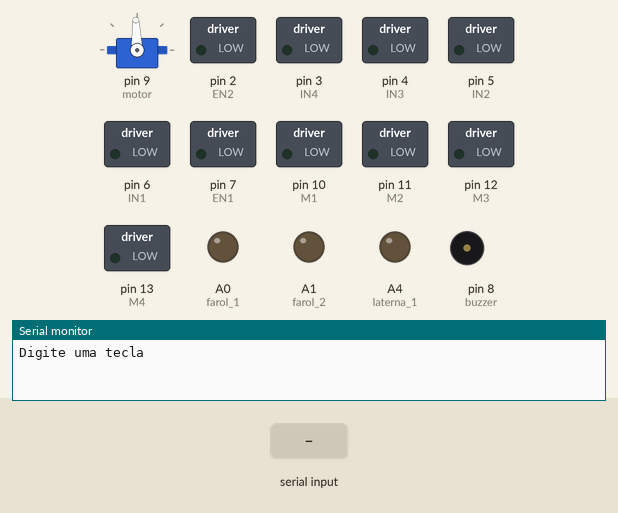
This sketch was run on a simulated Arduino Uno, built with avr-gcc and run on an emulated ATmega328P. Shown: servo, switched loads named in the sketch (green lamp = pin HIGH), output pins drawn as LEDs (lit = HIGH), buzzer (waves = sounding, pin HIGH), the last lines printed to the serial monitor. Inputs (shaded band) come from the test bench.

Above: at 1.2 s.
1.3 s: "V" received over Serial
At 1.42 s:
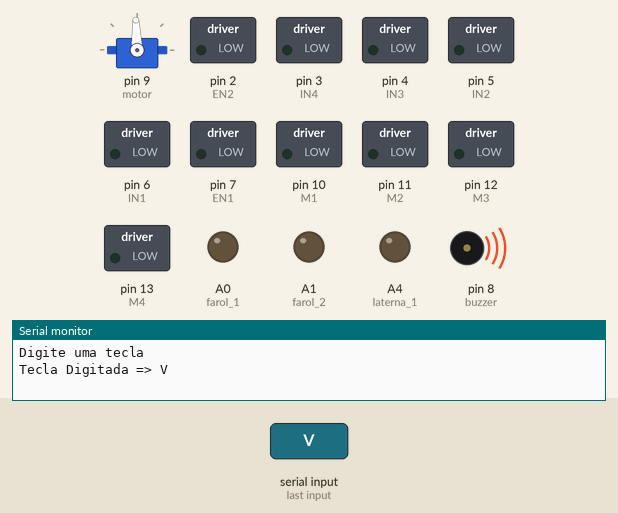
4.3 s: byte 73 ('I') received over Serial
At 5.5 s:
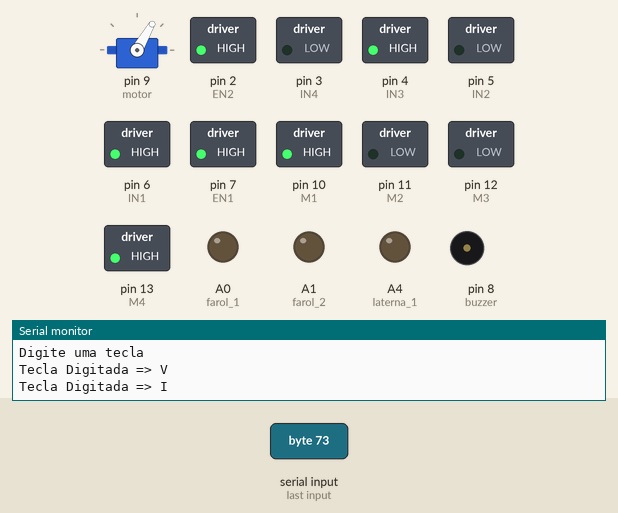
5.8 s: byte 83 ('S') received over Serial
At 6.7 s:
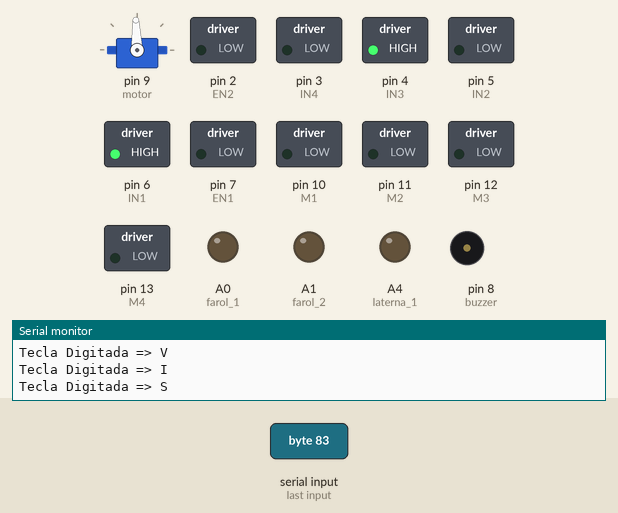
7.3 s: byte 71 ('G') received over Serial
At 7.8 s:
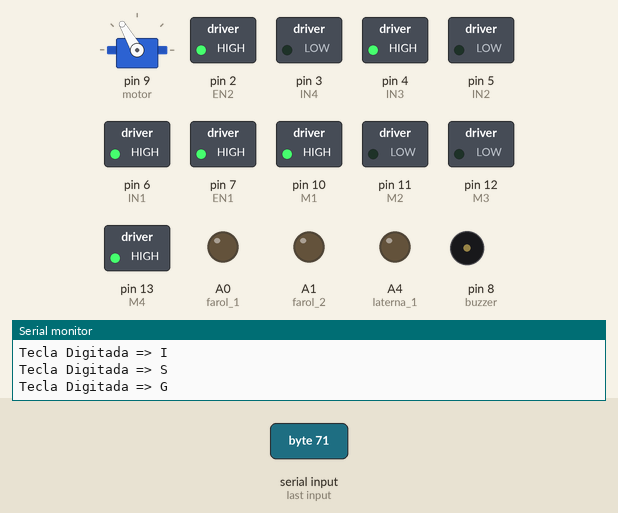
8.8 s: byte 74 ('J') received over Serial
At 10.0 s:
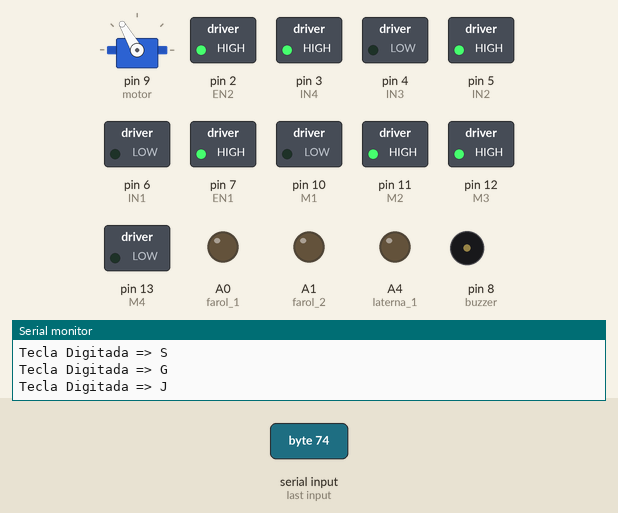
10.3 s: byte 72 ('H') received over Serial
At 11.3 s:
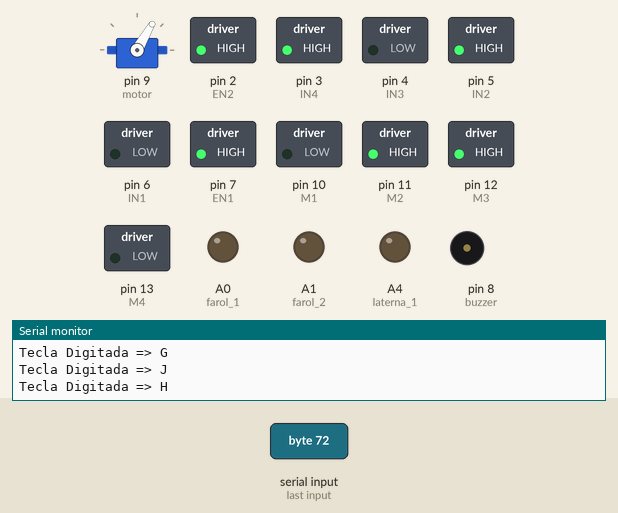
Timing chart, 0 to 12.8 s (numbered marks = the images above; inputs shaded):
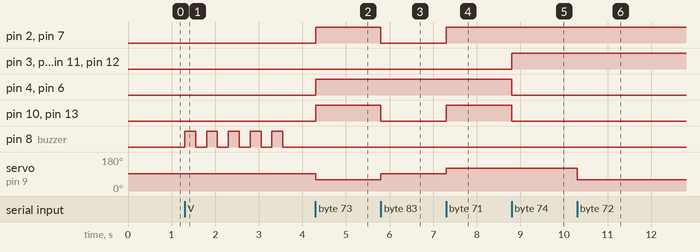

The sketch:

Carrinho.ino
```cpp
#include <Servo.h>

/*
  *@Author:  Lucas Batista Latorre
  *Created: 06/04/2018 at 04:15 P.M.
  *Modified: 13/04/2018 at 05:12 P.M.

*/

char leitura;
int farol_1 = A0;
int farol_2 = A1;
int laterna_1 = A4;
int laterna_2 = A5;
int IN4 = 3;
int IN3 = 4;
int EN2 = 2;
int EN1 = 7;
int IN2 = 5;
int IN1 = 6;
int buzzer = 8;
int M1 = 10;
int M2 = 11;
int M3 = 12;
int M4 = 13;

// Define Servo Motor
Servo motor;

void setup (){
  Serial.begin(9600);
  pinMode(farol_1, OUTPUT);
  pinMode(farol_2, OUTPUT);
  pinMode(laterna_1, OUTPUT);
  pinMode(laterna_2, OUTPUT);
  pinMode(buzzer, OUTPUT);
  pinMode(M1, OUTPUT);
  pinMode(M2, OUTPUT);
  pinMode(M3, OUTPUT);
  pinMode(M4, OUTPUT);
  pinMode(IN1, OUTPUT);
  pinMode(IN2, OUTPUT);
  pinMode(IN3, OUTPUT);
  pinMode(IN4, OUTPUT);
  pinMode(EN1, OUTPUT);
  pinMode(EN2, OUTPUT);
  motor.attach(9);
  Serial.println("Digite uma tecla");
  motor.write(92);
}

void loop (){
  if(Serial.available()>0){
    leitura=Serial.read();
    Serial.print("Tecla Digitada => ");
    Serial.println(leitura);
    switch(leitura){
      case 'W':
        digitalWrite(farol_1, HIGH);
        digitalWrite(farol_2, HIGH);
        break;
      case 'w':
        digitalWrite(farol_1, LOW);
        digitalWrite(farol_2, LOW);
        break;
      case 'U':
        digitalWrite(laterna_1, HIGH);
        digitalWrite(laterna_2, HIGH);
        break;
      case 'u':
        digitalWrite(laterna_1, LOW);
        digitalWrite(laterna_2, LOW);
        break;
      case 'V':
        for(int contador=0; contador<5; contador++){
          digitalWrite(buzzer, HIGH);
          delay(250);
          digitalWrite(buzzer, LOW);
          delay(250);
        }
        break;
      case 'X':
        for(int i=0; i<5; i++){
          digitalWrite(farol_1, HIGH);
          digitalWrite(farol_2, HIGH);
          digitalWrite(laterna_1, HIGH);
          digitalWrite(laterna_2, HIGH);
          delay(250);
          digitalWrite(farol_1, LOW);
          digitalWrite(farol_2, LOW);
          digitalWrite(laterna_1, LOW);
          digitalWrite(laterna_2, LOW);
          delay(250);
        }
        break;

      case 'F':
      // Servo Motor
        motor.write(92);
      // RIGHT Engine
        digitalWrite(EN1, 1);
        digitalWrite(IN1, 1);
        digitalWrite(IN2, 0);
        digitalWrite(M1, 1);
        digitalWrite(M2, 0);
      // LEFT Engine
        digitalWrite(EN2, 1);
        digitalWrite(IN3, 1);
        digitalWrite(IN4, 0);
        digitalWrite(M3, 0);
        digitalWrite(M4, 1);
        break;


      case 'R':
      // Servo Motor
        motor.write(50);
        break;

      case 'L':
      // Servo Motor
        motor.write(100);
        break;

      case 'B':
      // Servo Motor
        motor.write(92);
      // RIGHT Engine
        digitalWrite(EN1, 1);
        digitalWrite(IN1, 0);
        digitalWrite(IN2, 1);
        digitalWrite(M1, 0);
        digitalWrite(M2, 1);
      // LEFT Engine
        digitalWrite(EN2, 1);
        digitalWrite(IN3, 0);
        digitalWrite(IN4, 1);
        digitalWrite(M3, 1);
        digitalWrite(M4, 0);
        break;

      case 'S':
      // Servo Motor
        motor.write(92);
      // Stop Engines
        digitalWrite(EN1, 0);
        digitalWrite(M1, 0);
        digitalWrite(M2, 0);
        digitalWrite(EN2, 0);
        digitalWrite(M3, 0);
        digitalWrite(M4, 0);
        break;

      case 'I':
      // Servo Motor
        motor.write(60);
      // RIGHT Engine
        digitalWrite(EN1, 1);
        digitalWrite(IN1, 1);
        digitalWrite(IN2, 0);
        digitalWrite(M1, 1);
        digitalWrite(M2, 0);
      // LEFT Engine
        digitalWrite(EN2, 1);
        digitalWrite(IN3, 1);
        digitalWrite(IN4, 0);
        digitalWrite(M3, 0);
        digitalWrite(M4, 1);
        break;

      case 'G':
      // Servo Motor
        motor.write(120);
      // RIGHT Engine
        digitalWrite(EN1, 1);
        digitalWrite(IN1, 1);
        digitalWrite(IN2, 0);
        digitalWrite(M1, 1);
        digitalWrite(M2, 0);
      // LEFT Engine
        digitalWrite(EN2, 1);
        digitalWrite(IN3, 1);
        digitalWrite(IN4, 0);
        digitalWrite(M3, 0);
        digitalWrite(M4, 1);
        break;

      case 'J':
      // Servo Motor
        motor.write(120);
      // RIGHT Engine
        digitalWrite(EN1, 1);
        digitalWrite(IN1, 0);
        digitalWrite(IN2, 1);
        digitalWrite(M1, 0);
        digitalWrite(M2, 1);
      // LEFT Engine
        digitalWrite(EN2, 1);
        digitalWrite(IN3, 0);
        digitalWrite(IN4, 1);
        digitalWrite(M3, 1);
        digitalWrite(M4, 0);
        break;

      case 'H':
      // Servo Motor
        motor.write(60);
      // RIGHT Engine
        digitalWrite(EN1, 1);
        digitalWrite(IN1, 0);
        digitalWrite(IN2, 1);
        digitalWrite(M1, 0);
        digitalWrite(M2, 1);
      // LEFT Engine
        digitalWrite(EN2, 1);
        digitalWrite(IN3, 0);
        digitalWrite(IN4, 1);
        digitalWrite(M3, 1);
        digitalWrite(M4, 0);
        break;

    }
  }
}
```

Measured:
- after the input at 1.3 s, pin 8 (buzzer): alternates HIGH for 0.25 s and LOW for 0.25 s, 10 changes in all, then stays LOW, starting at once
- after the input at 4.3 s, pin 2 (EN2), pin 4 (IN3), pin 6 (IN1), pin 7 (EN1), pin 10 (M1), pin 13 (M4): LOW → HIGH at once; servo on pin 9 (motor): 92° → 60° at once
- after the input at 5.8 s, pin 2 (EN2), pin 7 (EN1), pin 10 (M1), pin 13 (M4): HIGH → LOW at once; servo on pin 9 (motor): 60° → 92° at once
- after the input at 7.3 s, pin 2 (EN2), pin 7 (EN1), pin 10 (M1), pin 13 (M4): LOW → HIGH at once; servo on pin 9 (motor): 92° → 120° at once
- after the input at 8.8 s, pin 3 (IN4), pin 5 (IN2), pin 11 (M2), pin 12 (M3): LOW → HIGH at once; pin 4 (IN3), pin 6 (IN1), pin 10 (M1), pin 13 (M4): HIGH → LOW at once
- after the input at 10.3 s, servo on pin 9 (motor): 120° → 60° at once
